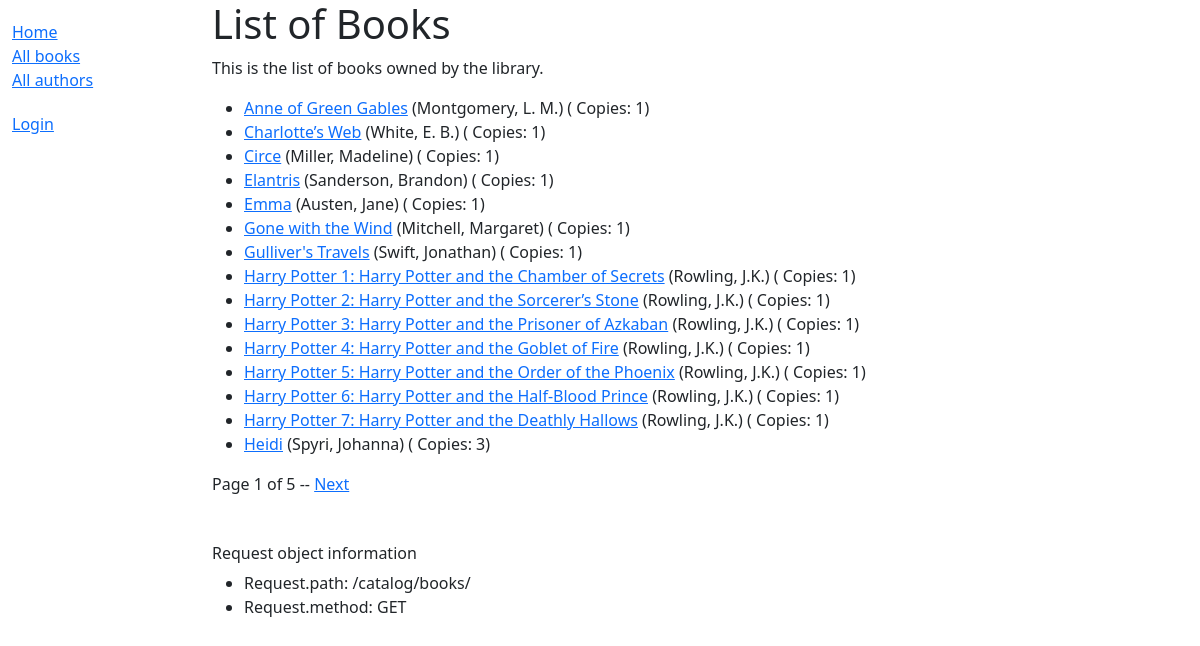
/catalog/books/, run on an earlier commit of the app's database.
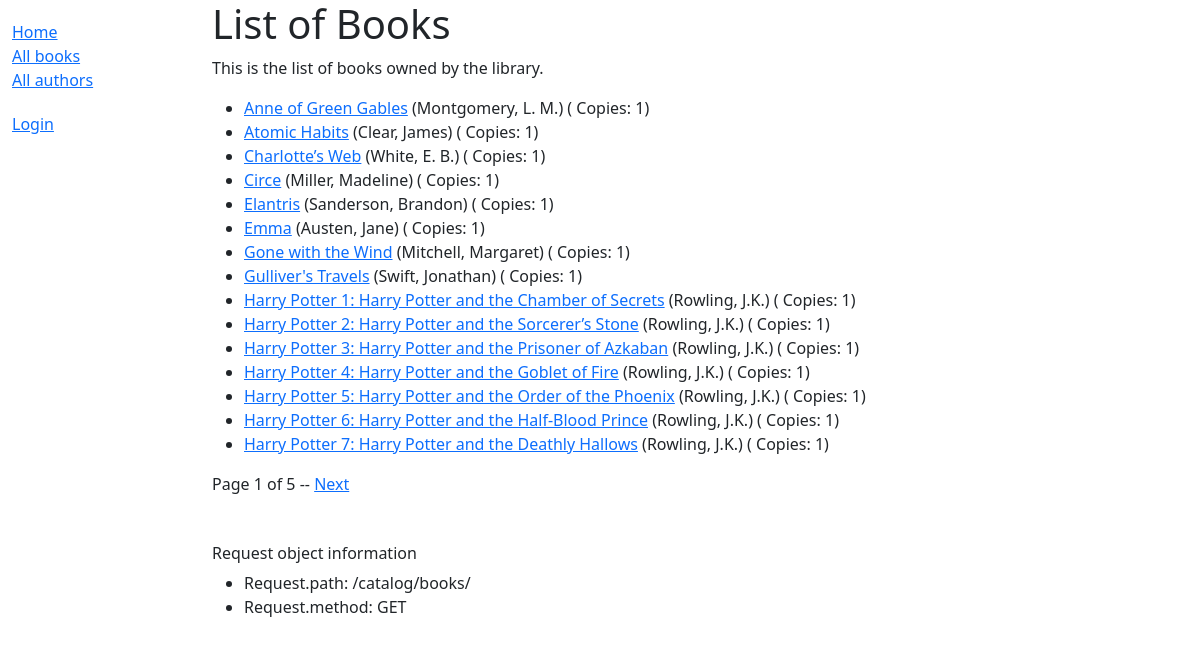
And on a later commit of the database.
### catalog/models.py (models this page shows, shortened)
class Book(models.Model):
    title = models.CharField(max_length=200)
    author = models.ForeignKey('Author', on_delete=models.RESTRICT, null=True)
    summary = models.TextField(
        max_length=1000,
        help_text="Enter a brief description of the book",
    )
    isbn = models.CharField(
        'ISBN',
        max_length=13,
        unique=True,
        help_text='13 Character <a href="https://www.isbn-international.org/'
                  'content/what-isbn">ISBN number</a>',
    )
    genre = models.ManyToManyField(
        Genre,
        help_text="Select a genre for this book",
    )   # each genre can have many books and a book can have multiple genres
    def display_genre(self):
        """Create a string for the Genre. Required to display in Admin."""
        return '; '.join(genre.name for genre in self.genre.all()[:3])
    display_genre.short_description = 'Genre'
    language = models.ForeignKey(
        Language, on_delete=models.SET_NULL, null=True
    )
    def get_absolute_url(self):
        return reverse('catalog:book-detail', args=[str(self.id)])
    class Meta:
        ordering = ['title', 'author']

class Author(models.Model):
    first_name = models.CharField(max_length=100)
    last_name = models.CharField(max_length=100)
    date_of_birth = models.DateField(null=True, blank=True)
    date_of_death = models.DateField('died', null=True, blank=True)
    class Meta:
        ordering = ['last_name', 'first_name']
    def __str__(self) -> str:
        return f'{self.last_name}, {self.first_name}'

### catalog/views.py (the view)
# urls.py: path('books/', views.BookListView.as_view(), name='books'),
class BookListView(generic.ListView):
    model = Book
    paginate_by = 15
    def get_context_data(self, **kwargs: Any) -> dict[str, Any]:
        context = super().get_context_data(**kwargs)
        context['some_data'] = 'Some other data'
        return context

### catalog/templates/catalog/book_list.html (shortened to what this page needs)
{% extends 'base_generic.html' %}
{% block content %}
    <h1>List of Books</h1>
    <p>
        This is the list of books owned by the library.
    </p>
    {% if object_list %}
        <ul>
            {% for book in object_list %}
                <li>
                    <a href="{{ book.get_absolute_url }}">{{ book.title }}</a>
                    ({{ book.author }}) ( Copies: {{ book.bookinstance_set.count }})
                </li>
            {% endfor %}
        </ul>
    {% else %}
        <p>There are not books in the library.</p>
    {% endif %}
{% endblock %}

### catalog/templates/base_generic.html (shortened to what this page needs)
<!DOCTYPE html>
<html lang="en">
    <head>
        <link rel="stylesheet"
            href="https://cdn.jsdelivr.net/npm/bootstrap@5.3.3/dist/css/bootstrap.min.css"
>
        {% load static %}
        <link rel="stylesheet" href="{% static 'css/styles.css' %}">
    </head>
    <body>
        <div class="container-fluid">
            <div class="row">
                <div class="col-sm-2">
                    {% block sidebar %}
                        <ul class="sidebar-nav">
                            <li><a href="{% url 'catalog:index' %}">Home</a></li>
                            <li><a href="{% url 'catalog:books' %}">All books</a></li>
                            <li><a href="{% url 'catalog:authors' %}">All authors</a></li>
                        </ul>
                        <ul class="sidebar-nav">
                            {% if user.is_authenticated %}
                                <li>User: {{ user.get_username }}</li>
                                <li><a href="{% url 'catalog:my-borrowed' %}">My borrowed</a></li>
                                <li>
                                    <form id="logout-form" action="{% url 'logout' %}" method="post">
                                        {% csrf_token %}
                                        <button type="submit" class="btn btn-link">Logout</button>
                                    </form>
                                </li>
                            {% else %}
                                <li><a href="{% url 'login' %}?next={{ request.path }}">Login</a></li>
                            {% endif %}
                        </ul>
                    {% endblock %}
                </div>
                <div class="col-sm-10">
                    {% block content %}
                    {% endblock %}
                    {% block pagination %}
                        {% if is_paginated %}
                            <div class="pagination">
                                <span class="page-links">
                                    <span class="page-current">
                                        Page {{ page_obj.number }} of {{ page_obj.paginator.num_pages }}
                                    </span>
                                    {% if page_obj.has_next %}
                                        --
                                        <a href="{{ request.path }}?page={{ page_obj.next_page_number }}">
                                            Next
                                        </a>
                                    {% endif %}
                                </span>
                            </div>
                        {% endif %}
                    {% endblock %}
                    <br><br><h6>Request object information</h6>
                    <ul>
                        <li>Request.path: {{ request.path }}</li>
                        <li>Request.method: {{ request.method }}</li>
                    </ul>
                </div>
            </div>
        </div>
    </body>
</html>

### catalog/static/css/styles.css (style rules this page uses)
.sidebar-nav { margin-top: 20px; padding: 0; list-style: none; }

What changed in the data, as far as the page shows it:
no longer on this page (row unchanged): Book: title "Heidi", author "Spyri, Johanna", bookinstance_set.count "3"
added Book: title "Atomic Habits", author "Clear, James", bookinstance_set.count "1"
